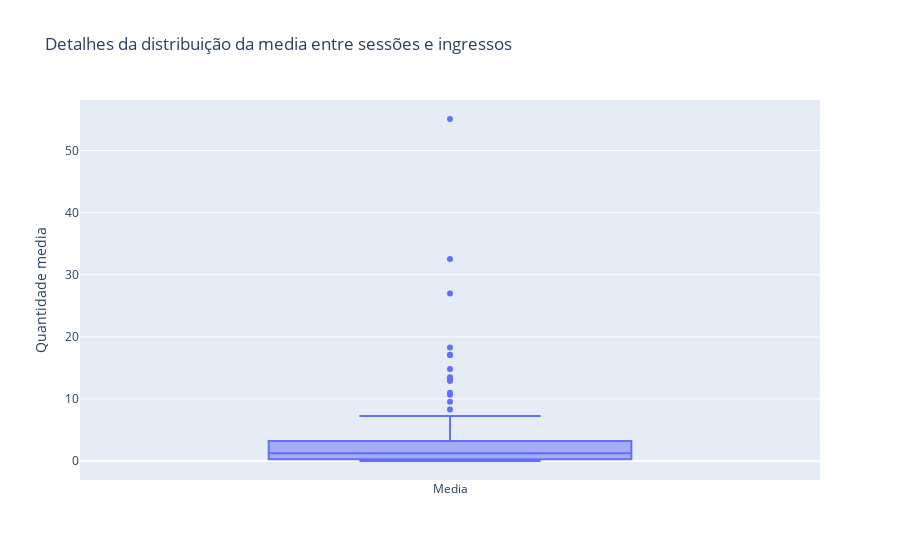

Here is the notebook cell this chart was saved with:
### Code cell
#@markdown ## Lembrando que isto não representa o que vende em cada sessão do filmme

configure_plotly_browser_state()

trace_box = go.Box(y = filmes_agrupados_sessao_somados['media'],
                   name='Media')

data = [trace_box]

layout = go.Layout(title="Detalhes da distribuição da media entre sessões e ingressos",
                   yaxis = {'title': 'Quantidade media'})

fig = go.Figure(data, layout)

py.iplot(fig)

### Figure 1 — Plotly figure (JSON) as saved in the notebook; plotly's stock layout.template omitted (floating-point values rounded to 4 significant figures; data arrays with more than 128 entries replaced by an {"elided": "..."} marker saying what was removed)
{"data": [{"y": {"elided": "162 float values"}, "type": "box", "name": "Media"}], "layout": {"yaxis": {"title": {"text": "Quantidade media"}}, "title": {"text": "Detalhes da distribuição da media entre sessões e ingressos"}}}
